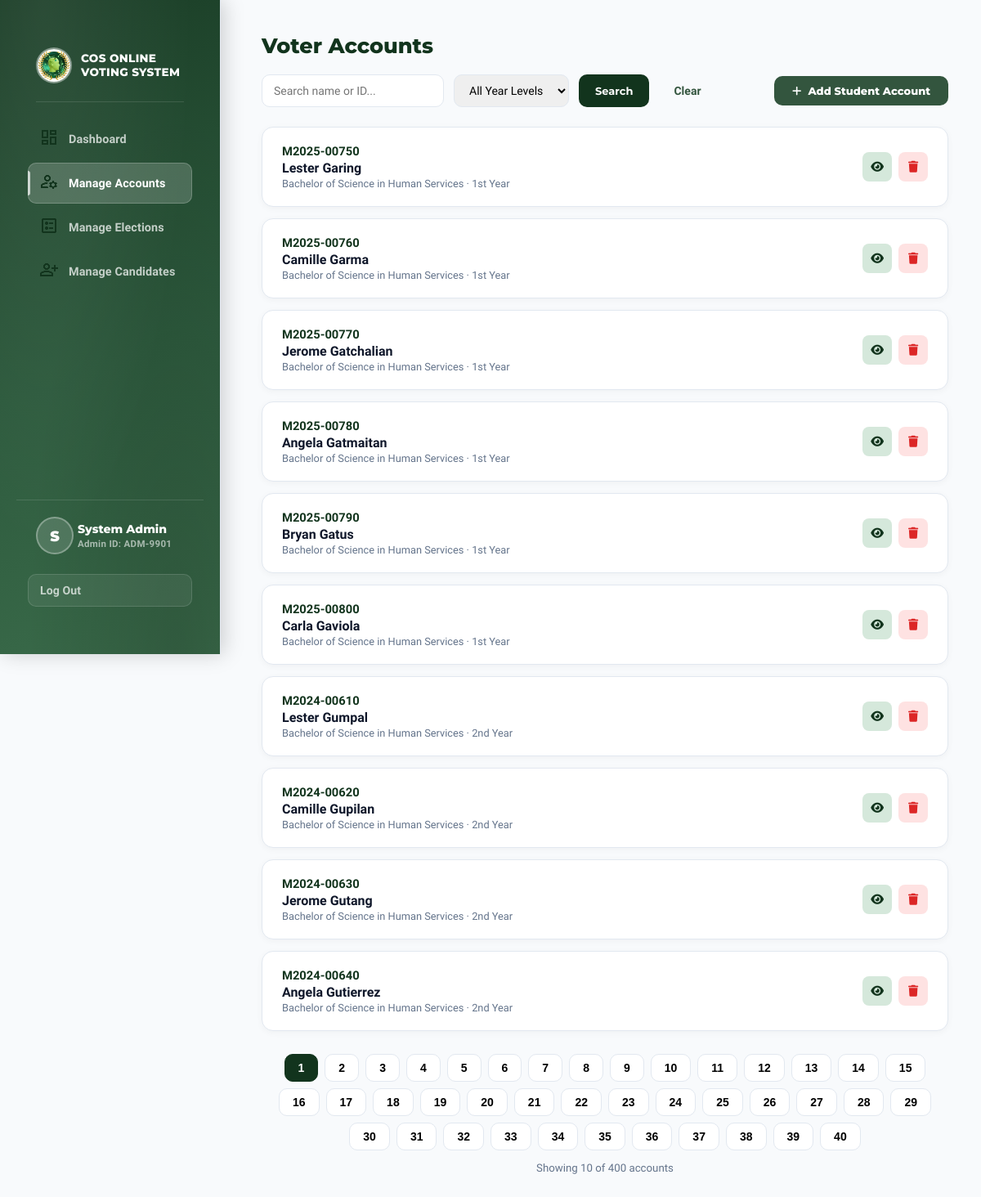
Page /admin/accounts.php (signed in) on the committed database.
### tables this page shows
CREATE TABLE `users` (
  `id` int(11) NOT NULL,
  `student_id` varchar(20) NOT NULL,
  `first_name` varchar(80) NOT NULL,
  `last_name` varchar(80) NOT NULL,
  `middle_initial` varchar(5) DEFAULT '',
  `email` varchar(120) NOT NULL,
  `password_hash` varchar(255) NOT NULL,
  `course` varchar(80) NOT NULL,
  `year_level` varchar(20) NOT NULL DEFAULT '1st Year',
  `birthday` date DEFAULT NULL,
  `section` varchar(10) DEFAULT '',
  `profile_pic` varchar(255) DEFAULT '',
  `role` enum('student','admin') NOT NULL DEFAULT 'student',
  `verified_by` int(11) DEFAULT NULL,
  `has_voted` tinyint(1) NOT NULL DEFAULT 0,
  `created_at` datetime NOT NULL DEFAULT current_timestamp(),
  `updated_at` datetime NOT NULL DEFAULT current_timestamp() ON UPDATE current_timestamp()
);

### admin/accounts.php (the view, shortened to what this page needs)
<?php
$db = getDB();
$search     = trim($_GET['q']    ?? '');
$filterYear = trim($_GET['year'] ?? '');
$page       = max(1, intval($_GET['page'] ?? 1));
$perPage    = 10;
$offset     = ($page - 1) * $perPage;
$where  = ["role='student'"];
$params = [];
$whereSQL = implode(' AND ', $where);
$countStmt = $db->prepare("SELECT COUNT(*) FROM users WHERE $whereSQL");
$countStmt->execute($params);
$total = $countStmt->fetchColumn();
$pages = ceil($total / $perPage);
$stmt = $db->prepare("SELECT * FROM users WHERE $whereSQL ORDER BY created_at DESC LIMIT $perPage OFFSET $offset");
$stmt->execute($params);
$accounts = $stmt->fetchAll();
?>
<!DOCTYPE html>
<html lang="en">
<head>
    <link rel="stylesheet" href="https://cdnjs.cloudflare.com/ajax/libs/font-awesome/6.4.0/css/all.min.css">
    <link rel="stylesheet" href="<?= BASE_URL ?>assets/css/shared.css">
</head>
<body>
<div class="page-wrap">
    <?php require_once __DIR__ . '/../includes/admin_sidebar.php'; ?>
    <main class="main">
        <h2>Voter Accounts</h2>
        <div class="top-bar">
            <form method="GET" action="" class="filters">
                <input class="filter-input" name="q" placeholder="Search name or ID..." value="<?= htmlspecialchars($search) ?>">
                <select class="filter-input" name="year">
                    <option value="">All Year Levels</option>
                </select>
                <button type="submit" class="filter-btn">Search</button>
                <a href="/admin/accounts.php" style="padding:10px 18px;color:#33553e;font-weight:600;text-decoration:none;font-size:14px;display:flex;align-items:center">Clear</a>
            </form>
            <button class="btn-new" onclick="openCreateModal()">
                <i class="fas fa-plus"></i> Add Student Account
            </button>
        </div>
        <div class="accounts-list" id="accountsList">
            <?php foreach ($accounts as $a): ?>
            <div class="account-box" id="acc-<?= $a['id'] ?>">
                <div class="acc-info">
                    <div class="sid"><?= htmlspecialchars($a['student_id']) ?></div>
                    <div class="name"><?= htmlspecialchars($a['first_name'] . ' ' . $a['last_name']) ?></div>
                    <div class="meta"><?= htmlspecialchars($a['course']) ?> · <?= htmlspecialchars($a['year_level']) ?></div>
                </div>
                <div class="acc-actions">
                    <button class="btn-view" title="View details" onclick="viewAccount(<?= $a['id'] ?>)">
                        <i class="fas fa-eye"></i>
                    </button>
                    <button class="btn-del" title="Delete account" onclick="deleteAccount(<?= $a['id'] ?>, '<?= htmlspecialchars(addslashes($a['first_name'])) ?>')">
                        <i class="fas fa-trash"></i>
                    </button>
                </div>
            </div>
            <?php endforeach; ?>
        </div>
        <?php if ($pages > 1): ?>
        <div class="pagination">
            <?php for ($p = 1; $p <= $pages; $p++): ?>
                <a href="?q=<?= urlencode($search) ?>&year=<?= urlencode($filterYear) ?>&page=<?= $p ?>">
                    <button class="pg-btn <?= $p===$page?'active':'' ?>"><?= $p ?></button>
                </a>
            <?php endfor; ?>
        </div>
        <?php endif; ?>
        <p style="color:#64748b;font-size:0.83rem;text-align:center;margin-top:14px">
            Showing <?= count($accounts) ?> of <?= $total ?> accounts
        </p>
    </main>
</div>
</body>
</html>

### assets/css/shared.css (style rules this page uses)
:root { --deep-green: #12341d; --mid-green: #33553e; --soft-green: #6d9078; --pale-green: #a4c1ad; --tint-green: #d5e8db; --white-glass: rgba(255,255,255,0.3); }
*, *::before, *::after { box-sizing: border-box; margin: 0; padding: 0; }
body { font-family: 'Geist', sans-serif; }

### admin/accounts.php (style rules this page uses)
body { background:#f8fafc; padding-top:0px; }
.page-wrap { display:flex; }
.main { flex:1; margin-left:280px; padding:40px; }
h2 { font-family:'Montserrat',sans-serif; color:#12341d; font-size:1.6rem; font-weight:800; margin-bottom:20px; }
.top-bar { display:flex; gap:12px; flex-wrap:wrap; margin-bottom:24px; align-items:center; justify-content:space-between; }
.filters { display:flex; gap:12px; flex-wrap:wrap; }
.filter-input { padding:10px 14px; border:1px solid #e2e8f0; border-radius:10px; font-size:14px; outline:none; transition:border 0.2s; font-family:'Geist',sans-serif; }
.filter-btn { padding:10px 20px; background:#12341d; color:#fff; border:none; border-radius:10px; font-weight:700; cursor:pointer; font-family:'Montserrat',sans-serif; font-size:13px; }
.btn-new { padding:10px 22px; background:#33553e; color:#fff; border:none; border-radius:10px; font-weight:800; cursor:pointer; font-family:'Montserrat',sans-serif; font-size:13px; display:flex; align-items:center; gap:8px; transition:all 0.2s; }
.accounts-list { display:flex; flex-direction:column; gap:14px; }
.account-box { background:#fff; border-radius:14px; padding:20px 24px; border:1px solid #e2e8f0; display:flex; align-items:center; justify-content:space-between; gap:16px; transition:all 0.2s; box-shadow:0 2px 8px rgba(0,0,0,0.04); }
.acc-info .sid { font-weight:700; color:#12341d; font-size:0.92rem; }
.acc-info .name { font-size:1rem; font-weight:600; color:#0f172a; margin-top:2px; }
.acc-info .meta { font-size:0.8rem; color:#64748b; margin-top:2px; }
.acc-actions { display:flex; gap:8px; flex-shrink:0; }
.btn-view, .btn-del { width:36px; height:36px; border:none; border-radius:8px; cursor:pointer; display:flex; align-items:center; justify-content:center; font-size:14px; }
.btn-view { background:#d5e8db; color:#12341d; }
.btn-del { background:#fee2e2; color:#dc2626; }
.pagination { display:flex; gap:8px; justify-content:center; margin-top:28px; flex-wrap:wrap; }
.pg-btn { padding:8px 16px; border-radius:10px; border:1px solid #e2e8f0; background:#fff; cursor:pointer; font-weight:600; font-size:14px; transition:all 0.2s; }
.pg-btn:hover, .pg-btn.active { background:#12341d; color:#fff; border-color:#12341d; }

### rows in the picture
users: student "M2025-00750", first_name+last_name "Lester Garing", course "Bachelor of Science in Human Services", year_level "1st Year"
users: student "M2025-00760", first_name+last_name "Camille Garma", course "Bachelor of Science in Human Services", year_level "1st Year"
users: student "M2025-00770", first_name+last_name "Jerome Gatchalian", course "Bachelor of Science in Human Services", year_level "1st Year"
users: student "M2025-00780", first_name+last_name "Angela Gatmaitan", course "Bachelor of Science in Human Services", year_level "1st Year"
users: student "M2025-00790", first_name+last_name "Bryan Gatus", course "Bachelor of Science in Human Services", year_level "1st Year"
users: student "M2025-00800", first_name+last_name "Carla Gaviola", course "Bachelor of Science in Human Services", year_level "1st Year"
users: student "M2024-00610", first_name+last_name "Lester Gumpal", course "Bachelor of Science in Human Services", year_level "2nd Year"
users: student "M2024-00620", first_name+last_name "Camille Gupilan", course "Bachelor of Science in Human Services", year_level "2nd Year"
users: student "M2024-00630", first_name+last_name "Jerome Gutang", course "Bachelor of Science in Human Services", year_level "2nd Year"
users: student "M2024-00640", first_name+last_name "Angela Gutierrez", course "Bachelor of Science in Human Services", year_level "2nd Year"

### other values in the picture
$initials "S"
$currentUser['last_name'] "System Admin"
$currentUser['student_id'] "ADM-9901"
count($accounts) "10"
$total "400"
